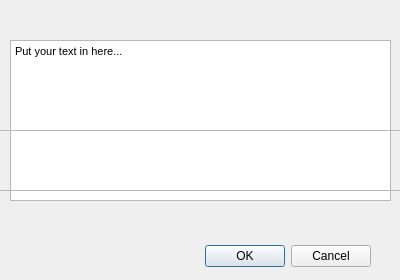
<?xml version="1.0" encoding="UTF-8"?>
<ui version="4.0">
 <class>EditNote</class>
 <widget class="QDialog" name="EditNote">
  <property name="geometry">
   <rect>
    <x>0</x>
    <y>0</y>
    <width>400</width>
    <height>280</height>
   </rect>
  </property>
  <property name="windowTitle">
   <string>Dialog</string>
  </property>
  <widget class="QDialogButtonBox" name="buttonBox">
   <property name="geometry">
    <rect>
     <x>30</x>
     <y>240</y>
     <width>341</width>
     <height>32</height>
    </rect>
   </property>
   <property name="orientation">
    <enum>Qt::Horizontal</enum>
   </property>
   <property name="standardButtons">
    <set>QDialogButtonBox::Cancel|QDialogButtonBox::Ok</set>
   </property>
  </widget>
  <widget class="QTextEdit" name="textEdit">
   <property name="geometry">
    <rect>
     <x>10</x>
     <y>40</y>
     <width>381</width>
     <height>161</height>
    </rect>
   </property>
   <property name="html">
    <string>&lt;!DOCTYPE HTML PUBLIC &quot;-//W3C//DTD HTML 4.0//EN&quot; &quot;http://www.w3.org/TR/REC-html40/strict.dtd&quot;&gt;
&lt;html&gt;&lt;head&gt;&lt;meta name=&quot;qrichtext&quot; content=&quot;1&quot; /&gt;&lt;style type=&quot;text/css&quot;&gt;
p, li { white-space: pre-wrap; }
&lt;/style&gt;&lt;/head&gt;&lt;body style=&quot; font-family:'MS Shell Dlg 2'; font-size:8.25pt; font-weight:400; font-style:normal;&quot;&gt;
&lt;p style=&quot; margin-top:0px; margin-bottom:0px; margin-left:0px; margin-right:0px; -qt-block-indent:0; text-indent:0px;&quot;&gt;Put your text in here...&lt;/p&gt;&lt;/body&gt;&lt;/html&gt;</string>
   </property>
  </widget>
  <widget class="QFrame" name="Note1_all">
   <property name="geometry">
    <rect>
     <x>-150</x>
     <y>130</y>
     <width>571</width>
     <height>61</height>
    </rect>
   </property>
   <property name="frameShape">
    <enum>QFrame::StyledPanel</enum>
   </property>
   <property name="frameShadow">
    <enum>QFrame::Raised</enum>
   </property>
  </widget>
 </widget>
 <resources/>
 <connections>
  <connection>
   <sender>buttonBox</sender>
   <signal>accepted()</signal>
   <receiver>EditNote</receiver>
   <slot>accept()</slot>
   <hints>
    <hint type="sourcelabel">
     <x>248</x>
     <y>254</y>
    </hint>
    <hint type="destinationlabel">
     <x>157</x>
     <y>178</y>
    </hint>
   </hints>
  </connection>
  <connection>
   <sender>buttonBox</sender>
   <signal>rejected()</signal>
   <receiver>EditNote</receiver>
   <slot>reject()</slot>
   <hints>
    <hint type="sourcelabel">
     <x>316</x>
     <y>260</y>
    </hint>
    <hint type="destinationlabel">
     <x>286</x>
     <y>178</y>
    </hint>
   </hints>
  </connection>
 </connections>
</ui>
